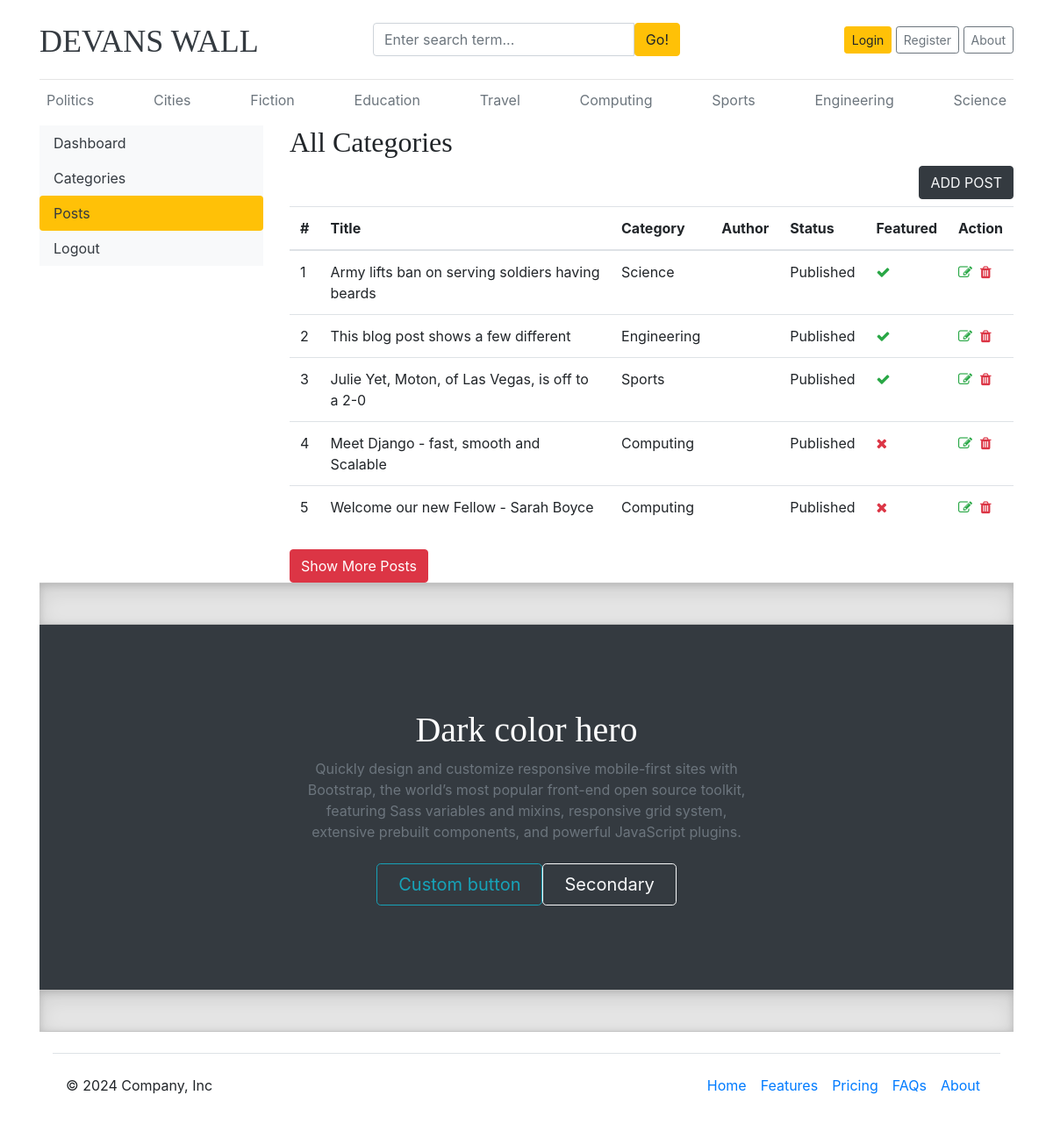
Screenshot of /CMS/dashboard/allpost/post with the database file from the repository.
### blogs/models.py (models this page shows, shortened)
class Category(models.Model):
    category_name = models.CharField(max_length = 50, unique=True)
    category_decription = models.CharField(max_length = 150, unique=True, null=True)
    created_at = models.DateTimeField(auto_now_add =True)
    updated_at = models.DateTimeField(auto_now_add =True)
    class Meta:
        verbose_name_plural = 'Categories'
    def __str__(self):
        return self.category_name

class blog(models.Model):
    title = models.CharField(max_length = 48)
    slug = models.SlugField(max_length = 150, unique = True, blank = True)
    b_category = models.ForeignKey(Category, on_delete = models.CASCADE)
    author = models.ForeignKey(User, on_delete = models.CASCADE)
    featured_image = models.ImageField(upload_to='uploads/%Y/%m/%d', blank=True)
    short_description = models.TextField(max_length = 500)
    blog_body = models.TextField(max_length = 2500)
    status = models.CharField(max_length = 20, choices = STATUS_CHOICES, default='Draft')
    is_featured = models.BooleanField(default = False)
    created_at = models.DateTimeField(auto_now_add =True)
    updated_at = models.DateTimeField(auto_now_add =True)
    class Meta:
        verbose_name_plural = 'Blogs'

### Dashboards/views.py (the view)
# urls.py: path('allpost/post', views.post, name='post'),
def post(request):
    thepost = blog.objects.all()
    data = {
        'thepost': thepost,
    }
    return render(request, 'Dash/post.html', data)

### blogs/context_processors.py (called while the page is built)
def get_categories(request):
    categories = Category.objects.all().order_by('-updated_at')
    return dict(categories=categories)

def get_social_links(request):
    social_links = SocialLink.objects.all()
    return dict(social_links=social_links)

def get_about(request):
    theabout = About.objects.all()
    return dict(theabout=theabout)

### templates/Dash/post.html (shortened to what this page needs)
{% extends 'base.html' %}
{% block content %}
<div class="row">
        {% include 'Dash/dashsidebar.html' %}
        <div class="col-md-9">
            <h2>All Categories</h2>
            <a href="{% url 'Addpost' %}" class="btn btn-dark text-light float-right mb-2">ADD POST</a>
            <table class="table table-hover">
              <thead>
                  <tr>
                      <th>#</th>
                      <th>Title</th>
                      <th>Category</th>
                      <th>Author</th>
                      <th>Status</th>
                      <th>Featured</th>
                      <th>Action</th>
                  </tr>
              </thead>
              <tbody>
                  {% for post in thepost %}
                      <tr class="post-row" {% if forloop.counter > 5 %} style="display: none;" {% endif %}>
                          <td>{{ forloop.counter }}</td>
                          <td>{{ post.title }}</td>
                          <td>{{ post.b_category }}</td>
                          <td>{{ post.Author }}</td>
                          <td>{{ post.status }}</td>
                          <td>{% if post.is_featured %}<i class="fa fa-check text-success"></i>{% else %}<i class="fa fa-times text-danger"></i>{% endif %}</td>
                          <td>
                              <a href="{% url 'editPost' post.id %}"><i class="fa fa-edit text-success"></i></a>&nbsp;
                              <a href="{% url 'deletepost' post.id %}" onclick="return confirmDelete();"><i class="fa fa-trash text-danger"></i></a>
                          </td>
                      </tr>
                  {% endfor %}
              </tbody>
          </table>
          <button id="expand-posts-btn" class="btn btn-danger mt-2">Show More Posts</button>
                  </div>
            </div>
{% endblock%}

### templates/base.html (shortened to what this page needs)
{% load static %}
<!DOCTYPE html>
<html lang="en">
<head>
    <link href="https://getbootstrap.com/docs/4.0/dist/css/bootstrap.min.css" rel="stylesheet">
    <link href="{% static 'css/blog.css' %}" rel="stylesheet">
    <link href="{% static 'css/footer.css' %}" rel="stylesheet">
    <link rel="stylesheet" href="https://cdnjs.cloudflare.com/ajax/libs/font-awesome/4.7.0/css/font-awesome.min.css">
  </head>
<body>
    <div class="container">
      <header class="blog-header py-3">
        <div class="row flex-nowrap justify-content-between align-items-center">
          <div class="col-4 pt-1">
            <a class="blog-header-logo text-dark" href="/">DEVANS WALL</a>
          </div>
          <div class="col-4">
            <form action="{% url 'search' %}" method="GET">
              <div class="input-group">
                <input class="form-control" type="text" name="keyword" value="{{thesearchterm}}" placeholder="Enter search term..." aria-label="Enter search term..." aria-describedby="button-search" />
                <button type="submit" class="btn btn-warning" id="button-search">Go!</button>
              </div>
          </form>
          </div>
          <div class="col-4 d-flex justify-content-end align-items-center">
            {% if not user.is_authenticated %}
            <a class="btn btn-sm btn-warning" href="{% url 'login' %}">Login</a> &nbsp;
            <a class="btn btn-sm btn-outline-secondary" href="{% url 'register' %}">Register</a>&nbsp;
            <a class="btn btn-sm btn-outline-secondary" href="{% url 'about' %}">About</a>
            {% endif %}
          </div>
        </div>
      </header>
      <div class="nav-scroller py-1 mb-2">
        <nav class="nav d-flex justify-content-between">
          {% if categories %}
                {% for category in categories %}
                    <a class="p-2 text-muted" href="{% url 'post_by_category' category.id %}">{{ category.category_name }}</a>
                {% endfor %}
                {% else %}
                    <a class="p-2 text-muted" href="#">No Categories</a>
          {% endif %}
        </nav>
      </div>
            {% block content %}
            {% endblock %}
            <div class="b-example-divider"></div>
            <div class="bg-dark text-secondary px-4 py-5 text-center">
              <div class="py-5">
                <h1 class="display-5 fw-bold text-white">Dark color hero</h1>
                <div class="col-lg-6 mx-auto">
                  <p class="fs-5 mb-4">Quickly design and customize responsive mobile-first sites with Bootstrap, the world’s most popular front-end open source toolkit, featuring Sass variables and mixins, responsive grid system, extensive prebuilt components, and powerful JavaScript plugins.</p>
                  <div class="d-grid gap-2 d-sm-flex justify-content-sm-center">
                    <button type="button" class="btn btn-outline-info btn-lg px-4 me-sm-3 fw-bold">Custom button</button>
                    <button type="button" class="btn btn-outline-light btn-lg px-4">Secondary</button>
                  </div>
                </div>
              </div>
            </div>
            <div class="b-example-divider mb-0"></div>
<div class="container">
    <footer class="d-flex flex-wrap justify-content-between align-items-center py-3 my-4 border-top">
      <p class="col-md-4 mb-0 text-body-secondary">&copy; 2024 Company, Inc</p>
      <a href="/" class="col-md-4 d-flex align-items-center justify-content-center mb-3 mb-md-0 me-md-auto link-body-emphasis text-decoration-none">
        <svg class="bi me-2" width="40" height="32"><use xlink:href="#bootstrap"/></svg>
      </a>
      <ul class="nav col-md-4 justify-content-end">
        <li class="nav-item"><a href="#" class="nav-link px-2 text-body-secondary">Home</a></li>
        <li class="nav-item"><a href="#" class="nav-link px-2 text-body-secondary">Features</a></li>
        <li class="nav-item"><a href="#" class="nav-link px-2 text-body-secondary">Pricing</a></li>
        <li class="nav-item"><a href="#" class="nav-link px-2 text-body-secondary">FAQs</a></li>
        <li class="nav-item"><a href="#" class="nav-link px-2 text-body-secondary">About</a></li>
      </ul>
    </footer>
  </div>
  </body>
</html>

### Evans_Walls/static/css/blog.css (style rules this page uses)
.blog-header { border-bottom: 1px solid #e5e5e5; }
.blog-header-logo { font-family: "Playfair Display", Georgia, "Times New Roman", serif; font-size: 2.25rem; }
h1, h2, h3, h4, h5, h6 { font-family: "Playfair Display", Georgia, "Times New Roman", serif; }

### Evans_Walls/static/css/footer.css (style rules this page uses)
.b-example-divider { width: 100%; height: 3rem; background-color: rgba(0, 0, 0, .1); border: solid rgba(0, 0, 0, .15); border-width: 1px 0; box-shadow: inset 0 .5em 1.5em rgba(0, 0, 0, .1), inset 0 .125em .5em rgba(0, 0, 0, .15); }
.bi { vertical-align: -.125em; fill: currentColor; }
.nav-scroller { position: relative; z-index: 2; height: 2.75rem; overflow-y: hidden; }
.nav-scroller .nav { display: flex; flex-wrap: nowrap; padding-bottom: 1rem; margin-top: -1px; overflow-x: auto; text-align: center; white-space: nowrap; -webkit-overflow-scrolling: touch; }

### rows the page displays
Category: category_name "Politics"
Category: category_name "Cities"
Category: category_name "Fiction"
Category: category_name "Education"
Category: category_name "Travel"
Category: category_name "Computing"
Category: category_name "Sports"
Category: category_name "Engineering"
Category: category_name "Science"
blog: title "Army lifts ban on serving soldiers having beards", b_category "Science", status "Published", is_featured True (drawn)
blog: title "This blog post shows a few different", b_category "Engineering", status "Published", is_featured True (drawn)
blog: title "Julie Yet, Moton, of Las Vegas, is off to a 2-0", b_category "Sports", status "Published", is_featured True (drawn)
blog: title "Meet Django - fast, smooth and Scalable", b_category "Computing", status "Published", is_featured False (drawn)
blog: title "Welcome our new Fellow - Sarah Boyce", b_category "Computing", status "Published", is_featured False (drawn)
